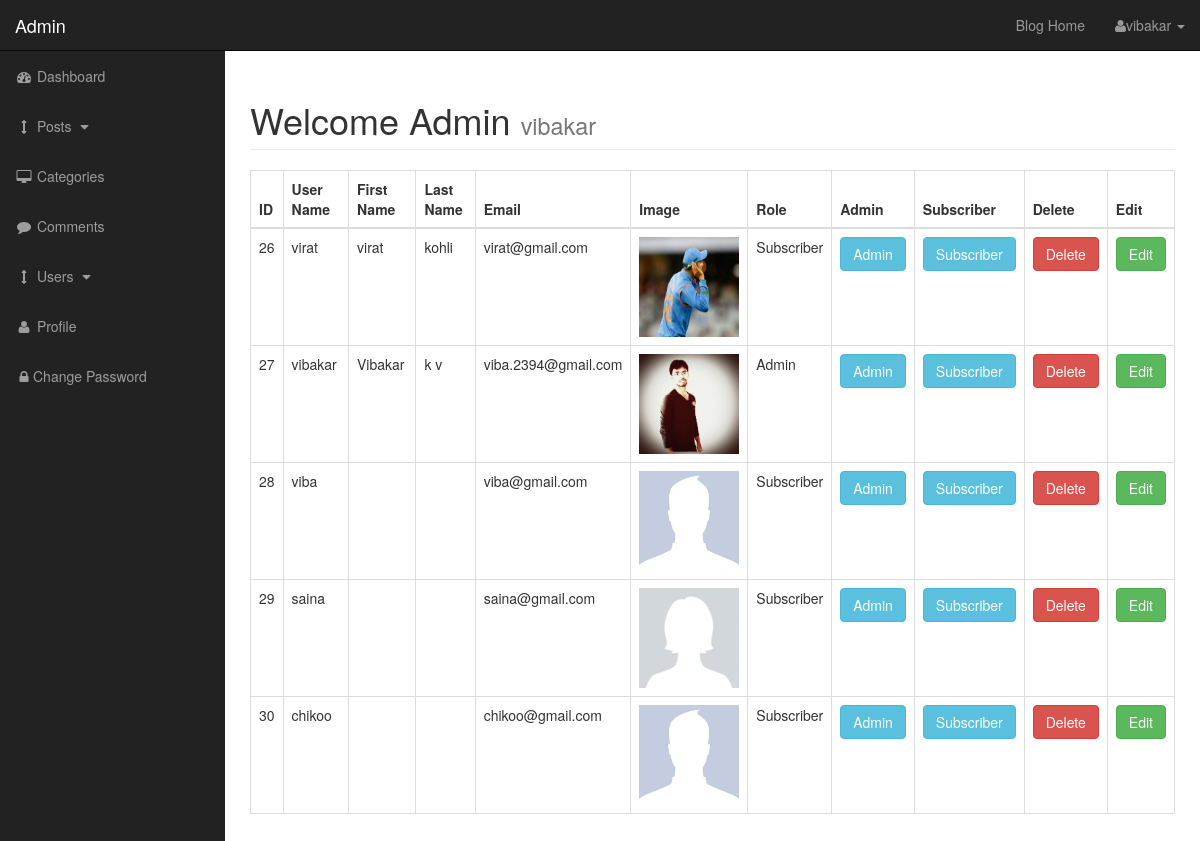
The app's page /admin/users.php (signed in) with its own data.
### tables this page shows
CREATE TABLE `users` (
  `user_id` int(3) NOT NULL,
  `user_name` varchar(255) NOT NULL,
  `user_password` varchar(255) NOT NULL,
  `user_firstname` varchar(255) NOT NULL,
  `user_lastname` varchar(255) NOT NULL,
  `user_gender` varchar(10) NOT NULL,
  `user_email` varchar(255) NOT NULL,
  `user_nation` varchar(30) NOT NULL,
  `user_city` varchar(30) NOT NULL,
  `user_mobile` varchar(15) NOT NULL,
  `user_image` text NOT NULL,
  `user_role` varchar(255) NOT NULL
);

### admin/includes/view_all_users.php (the view, shortened to what this page needs)
<?php include '../includes/db.php'; ?>
<table class="table table-bordered table-hover">
    <thead>
        <tr>
            <th>ID</th>
            <th>User Name</th>
            <th>First Name</th>
            <th>Last Name</th>
            <th>Email</th>
            <th>Image</th>
            <th>Role</th>
            <th>Admin</th>
            <th>Subscriber</th>
            <th>Delete</th>
            <th>Edit</th>
        </tr>
    </thead>
    <tbody>
        <?php
        $sql = "SELECT * FROM users";
        $select_users = mysqli_query($con, $sql);
        while ($row = mysqli_fetch_assoc($select_users)) {
            $user_id = $row['user_id'];
            $user_name = $row['user_name'];
            $user_firstname = $row['user_firstname'];
            $user_lastname = $row['user_lastname'];
            $user_email = $row['user_email'];
            $user_image = $row['user_image'];
            $user_role = $row['user_role'];
            echo "<tr>";
            echo "<td>$user_id</td>";
            echo "<td>$user_name</td>";
            echo "<td>$user_firstname</td>";
            echo "<td>$user_lastname</td>";
            echo "<td>$user_email</td>";
            echo "<td><img src='../images/$user_image' width='100' height='100' alt='Loading image'></td>";
            echo "<td>$user_role</td>";
            echo "<td><a class='btn btn-info'  href='users.php?change_to_admin=$user_id'>Admin</a></td>";
            echo "<td><a class='btn btn-info'  href='users.php?change_to_subscriber=$user_id'>Subscriber</a></td>";
            echo "<td><a class='btn btn-danger' onClick=\"javascript:return confirm('Are You Sure You Want To Delete');\" href='users.php?del_user_id=$user_id'>Delete</a></td>";
            echo "<td><a class='btn btn-success' href='users.php?source=edit_user&edit_user_id=$user_id'>Edit</a></td>";
        }
        ?>
    </tbody>
</table>

### admin/includes/admin_header.php (shortened to what this page needs)
<!DOCTYPE html>
<html lang="en">
    <head>
        <link href="css/bootstrap.min.css" rel="stylesheet">
        <link href="css/sb-admin.css" rel="stylesheet">
        <link href="font-awesome/css/font-awesome.min.css" rel="stylesheet" type="text/css">
        <link href="css/styles.css" rel="stylesheet">
    </head>
    <body>

### admin/users.php (shortened to what this page needs)
<?php include 'includes/admin_header.php'; ?>
<?php include 'functions.php'; ?>
<div id="wrapper">
    <?php include 'includes/admin_navigation.php'; ?>
    <div id="page-wrapper">
        <div class="container-fluid">
            <div class="row">
                <div class="col-lg-12">
                    <h1 class="page-header">
                        Welcome <?php echo $_SESSION['user_role']; ?>
                        <small><?php echo $_SESSION['username']; ?></small>
                    </h1>
                    <?php
                    if (isset($_GET['source'])) {
                        $source = $_GET['source'];
                    } else {
                        $source = '';
                    }
                    switch ($source) {
                        default:
                            include 'includes/view_all_users.php';
                            break;
                    }
                    ?>
                </div>
            </div>
        </div>
    </div>
</div>
<?php include 'includes/admin_footer.php'; ?>

### admin/includes/admin_navigation.php (shortened to what this page needs)
<nav class="navbar navbar-inverse navbar-fixed-top" role="navigation">
    <div class="navbar-header">
        <a class="navbar-brand" href="index.php">Admin</a>
    </div>
    <ul class="nav navbar-right top-nav">
        <li><a href="../index.php">Blog Home</a></li>
        <li class="dropdown">
            <a href="#" class="dropdown-toggle" data-toggle="dropdown"><i class="fa fa-user "></i><?php
                if (isset($_SESSION['username'])) {
                    echo $_SESSION['username'];
                }
                ?> <b class="caret"></b></a>
        </li>
    </ul>
    <?php
    $dashboard_class = '';
    $category_class = '';
    $comments_class = '';
    $profile_class = '';
    $password_class = '';
    ?>
    <div class="collapse navbar-collapse navbar-ex1-collapse">
        <ul class="nav navbar-nav side-nav">
            <li class="<?php echo $dashboard_class; ?>">
                <a href="index.php"><i class="fa fa-fw fa-dashboard"></i> Dashboard</a>
            </li>
            <li>
                <a href="javascript:;" data-toggle="collapse" data-target="#posts_dropdown"><i class="fa fa-fw fa-arrows-v"></i> Posts <i class="fa fa-fw fa-caret-down"></i></a>
            </li>
            <li class="<?php echo $category_class; ?>">
                <a href="categories.php"><i class="fa fa-fw fa-desktop"></i> Categories </a>
            </li>
            <li class="<?php echo $comments_class; ?>">
                <a href="comments.php"><i class="fa fa-fw fa-comment"></i> Comments</a>
            </li>
            <li>
                <a href="javascript:;" data-toggle="collapse" data-target="#demo"><i class="fa fa-fw fa-arrows-v"></i> Users <i class="fa fa-fw fa-caret-down"></i></a>
            </li>
            <li class="<?php echo $profile_class; ?>">
                <a href="profile.php"><i class="fa fa-fw fa-user"></i> Profile</a>
            </li>
            <li class="<?php echo $password_class; ?>">
                <a href="change_password.php"><i class="fa fa-fw fa-lock"></i>Change Password</a>
            </li>
        </ul>
    </div>
</nav>

### admin/includes/admin_footer.php (shortened to what this page needs)
</body>
</html>

### admin/css/sb-admin.css (style rules this page uses)
body { margin-top: 100px; background-color: #222; }
@media (min-width:768px) { body { margin-top: 50px; } }
#wrapper { padding-left: 0; }
#page-wrapper { width: 100%; padding: 0; background-color: #fff; }
@media (min-width:768px) { #wrapper { padding-left: 225px; } }
@media (min-width:768px) { #page-wrapper { padding: 10px; } }
.top-nav { padding: 0 15px; }
.top-nav>li { display: inline-block; float: left; }
.top-nav>li>a { padding-top: 15px; padding-bottom: 15px; line-height: 20px; color: #999; }
@media (min-width:768px) { .side-nav { position: fixed; top: 51px; left: 225px; width: 225px; margin-left: -225px; border: none; border-radius: 0; overflow-y: auto; background-color: #222; } }
@media (min-width:768px) { .side-nav>li>a { width: 225px; } }

### records on screen
users: user_id "26", user_name "virat", user_firstname "virat", user_lastname "kohli", user_email "virat@gmail.com", user_image (picture), user_role "Subscriber"
users: user_id "27", user_name "vibakar", user_firstname "Vibakar", user_lastname "k v", user_email "viba.2394@gmail.com", user_image (picture), user_role "Admin"
users: user_id "28", user_name "viba", user_email "viba@gmail.com", user_image (picture), user_role "Subscriber"
users: user_id "29", user_name "saina", user_email "saina@gmail.com", user_image (picture), user_role "Subscriber"
users: user_id "30", user_name "chikoo", user_email "chikoo@gmail.com", user_image (picture), user_role "Subscriber"

### other values on screen
$_SESSION['username'] "vibakar"
$_SESSION['user_role'] "Admin"
